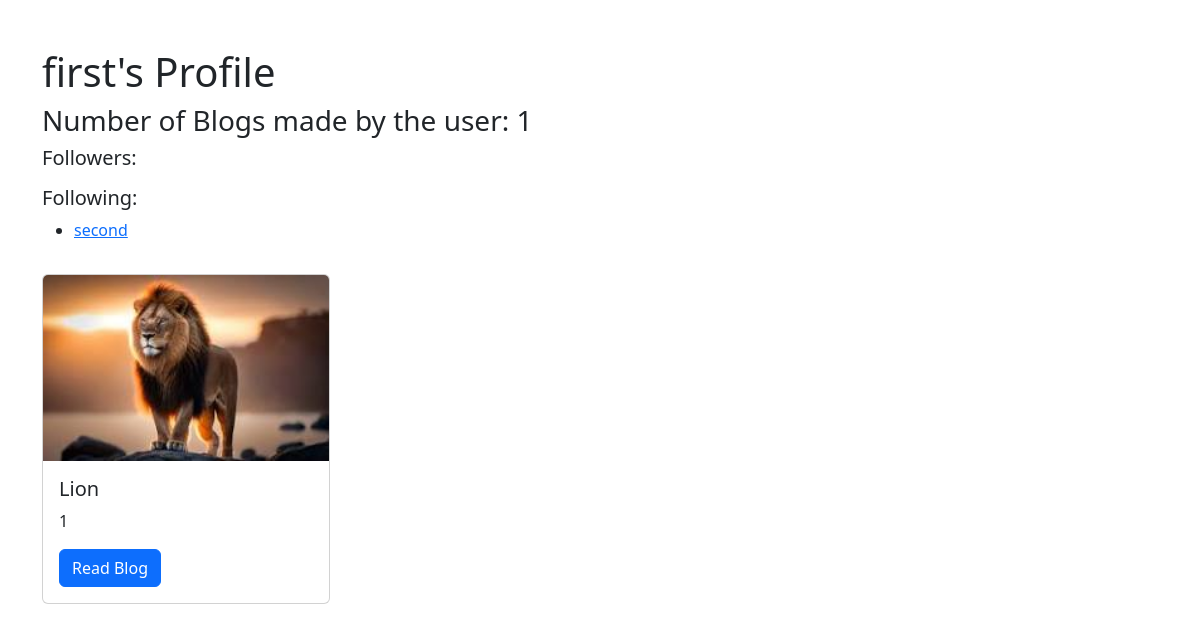
The app's page /user/first (signed in) with its own data.
### application/models.py (models this page shows, shortened)
class User(db.Model):
    id = db.Column(db.Integer, primary_key=True)
    username = db.Column(db.String(20), nullable=False, unique=True) # 20 here is the character limit on the username attribute
    password = db.Column(db.String(100), nullable=False)
    blogs = db.relationship('Blog', backref = 'author') # one to many
    liked_blogs = db.relationship('Blog', backref='likers', secondary='likes') #many to many
    def following(self):
        return User.query.join(Follow, Follow.followed_id==User.id).filter(Follow.follower_id==self.id).all()
    def followers(self):
        return User.query.join(Follow, Follow.follower_id==User.id).filter(Follow.followed_id==self.id).all()

class Blog(db.Model):
    id = db.Column(db.Integer, primary_key=True)
    title = db.Column(db.String(150), nullable=False)
    content = db.Column(db.String(500), nullable=False)
    image_url = db.Column(db.String(150), nullable=True) # storing path for the image
    timestamp = db.Column(db.DateTime, default = datetime.utcnow)
    user_id = db.Column(db.Integer, db.ForeignKey('user.id'), nullable=False)

### application/controllers.py (the view, shortened to what this page needs)
@app.route('/user/<username>')
def user_profile(username):
    user = User.query.filter_by(username=username).first()
    blogs = Blog.query.filter_by(user_id=user.id).all()
    number_of_blogs = len(blogs)
    if session['username']==username:
        return render_template('user_profile.html', user = user, blogs=blogs, number_of_blogs=number_of_blogs, followers=user.followers(), following=user.following(), is_self=True)

### templates/user_profile.html (shortened to what this page needs)
{% extends "base.html" %} {% block content %}
<div class="container mt-5">
  <h1>{{user.username}}'s Profile</h1>
  <h3>Number of Blogs made by the user: {{number_of_blogs}}</h3>
  {% if not is_self %}
  <h5>No. of followers: {{number_followers}}</h5>
  <h5>No. of following: {{number_following}}</h5>
  {% if is_following %}
  <a href="{{url_for('unfollow_route', username = user.username )}}"
    >Unfollow</a
  >
  {% else %}
  <a href="{{url_for('follow_route', username = user.username )}}">Follow</a>
  {% endif %} {% else %}
  <h5>Followers:</h5>
  <h5>Following:</h5>
  <ul>
    {% for followed in following %}
    <li>
      <a href="{{ url_for('user_profile', username=followed.username )}}">
        {{followed.username}}</a
      >
    </li>
    {% endfor %}
  </ul>
  {% endif %}
  <div class="row">
    {% for blog in blogs %}
    <div class="col-md-4">
      <div class="card mt-3" style="width: 18rem">
        {% if blog.image_url %}
        <img
          class="card-img-top"
          src="{{ url_for('static', filename= 'images/' + blog.image_url )}}"
          alt="This is supposed to be blog image"
        />
        {% endif %}
        <div class="card-body">
          <h5 class="card-title">{{ blog.title }}</h5>
          <p>{{ blog.id }}</p>
          <a href="{{url_for('blog', id = blog.id)}}" class="btn btn-primary"
            >Read Blog</a
          >
        </div>
      </div>
    </div>
    {% endfor %}
  </div>
</div>
{% endblock %}

### records on screen
User: username "first"
User: username "second"
Blog: image_url (picture), title "Lion", id "1"

### other values on screen
{{ number_of_blogs }} "1"
